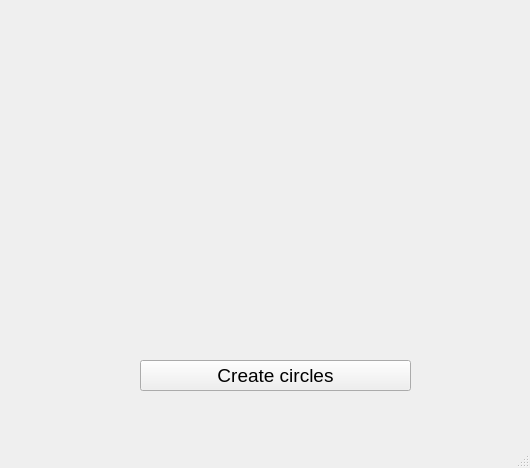
<?xml version="1.0" encoding="UTF-8"?>
<ui version="4.0">
 <class>MainWindow</class>
 <widget class="QMainWindow" name="MainWindow">
  <property name="geometry">
   <rect>
    <x>0</x>
    <y>0</y>
    <width>530</width>
    <height>468</height>
   </rect>
  </property>
  <property name="windowTitle">
   <string>MainWindow</string>
  </property>
  <widget class="QWidget" name="centralwidget">
   <widget class="QPushButton" name="pushButton">
    <property name="geometry">
     <rect>
      <x>140</x>
      <y>360</y>
      <width>271</width>
      <height>31</height>
     </rect>
    </property>
    <property name="font">
     <font>
      <pointsize>14</pointsize>
     </font>
    </property>
    <property name="text">
     <string>Create circles</string>
    </property>
   </widget>
  </widget>
  <widget class="QMenuBar" name="menubar">
   <property name="geometry">
    <rect>
     <x>0</x>
     <y>0</y>
     <width>530</width>
     <height>26</height>
    </rect>
   </property>
  </widget>
  <widget class="QStatusBar" name="statusbar"/>
 </widget>
 <resources/>
 <connections/>
</ui>
